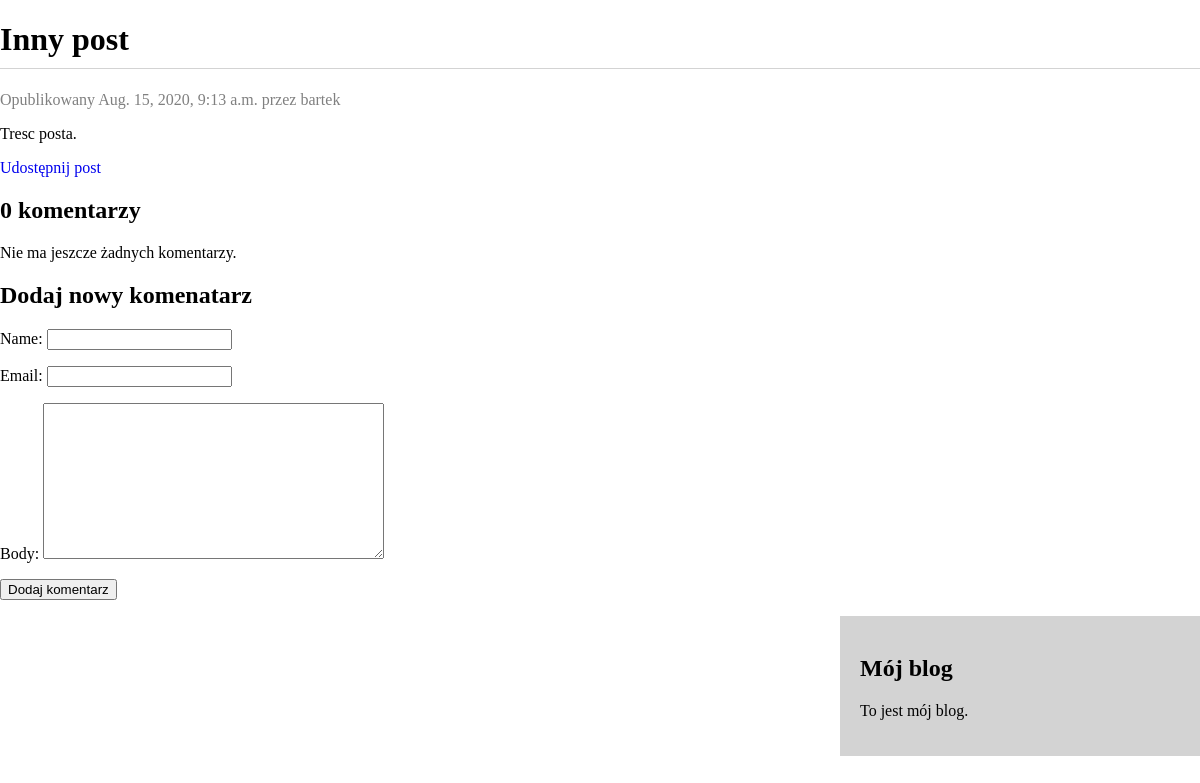
/blog/2020/08/15/another-post/, run on the app's committed database.
### blog/models.py (models this page shows, shortened)
class Post(models.Model):
    STATUS_CHOICES = (
        ('draft','Draft'),
        ('published', 'Published'),
    )
    title = models.CharField(max_length=250)
    slug = models.SlugField(max_length=250, unique_for_date='publish')
    author = models.ForeignKey(User, on_delete=models.CASCADE, related_name='blog_posts')
    body = models.TextField()
    publish = models.DateTimeField(default=timezone.now)
    created = models.DateTimeField(auto_now_add=True)
    updated = models.DateTimeField(auto_now=True)
    status = models.CharField(max_length=10, choices=STATUS_CHOICES, default='draft')
    objects = models.Manager()              #manager domyslny
    published = PublishedManager()          #manager niestandardowy
    tags = TaggableManager()
    class Meta:
        ordering = ('-publish',)

### blog/views.py (the view)
# urls.py: path('<int:year>/<int:month>/<int:day>/<slug:post>/', views.post_detail, name='post_detail'),
def post_detail(request, year, month, day, post):
    post = get_object_or_404(Post, slug=post, status='published', publish__year=year, publish__month=month, publish__day=day)
    comments = post.comments.filter(active=True)
    if request.method == "POST":
        comment_form = CommentForm(data=request.POST)
        if comment_form.is_valid():
            new_comment = comment_form.save(commit=False)
            new_comment.post = post
            new_comment.save()
    else:
        comment_form = CommentForm()
    return render(request, 'blog/post/detail.html', {'post':post, 'comments':comments, "comment_form":comment_form})

### blog/forms.py
class CommentForm(forms.ModelForm):
    class Meta:
        model = Comment
        fields = ('name', 'email', 'body')

### blog/templates/blog/post/detail.html (shortened to what this page needs)
{% extends "blog/base.html" %}
{% block content %}
    <h1>{{ post.title }}</h1>
    <p class="date">
            Opublikowany {{ post.publish }} przez {{ post.author }}
    </p>
    {{ post.body|linebreaks }}
    <p>
        <a href="{% url 'blog:post_share' post.id %}">
            Udostępnij post
        </a>
    </p>
    {% with comments.count as total_comments %}
        <h2>
            {{ total_comments }} komentarz{{ total_comments|pluralize:"y" }}
        </h2>
    {% endwith %}
    {% for comment in comments %}
        <div class="comment">
          <p class="info">
              Komentarz {{ forloop.counter }} dodany przez {{ comment.name }}
              {{ comment.created }}
          </p>
            {{ comment.body|linebreaks}}
        </div>
    {% empty %}
    <p>Nie ma jeszcze żadnych komentarzy.</p>
    {% endfor %}
    {% if new_comment %}
        <h2>Twój komentarz został dodany.</h2>
    {% else %}
        <h2>Dodaj nowy komenatarz</h2>
        <form action="." method="post">
            {{ comment_form.as_p }}
            <p><input type="submit" value="Dodaj komentarz"></p>
        </form>
    {% endif %}
{% endblock %}

### blog/static/blog.css (style rules this page uses)
* { box-sizing:border-box; }
a { text-decoration: none; }
body, html { height: 100%; margin: 0; }
h1 { border-bottom: 1px solid lightgrey; padding-bottom: 10px; }
.date, .info { color: grey; }

### data on the page
Post: title "Inny post", publish "Aug. 15, 2020, 9:13 a.m.", author "bartek", body "Tresc posta."

### other printed values
{{ total_comments }} "0"
